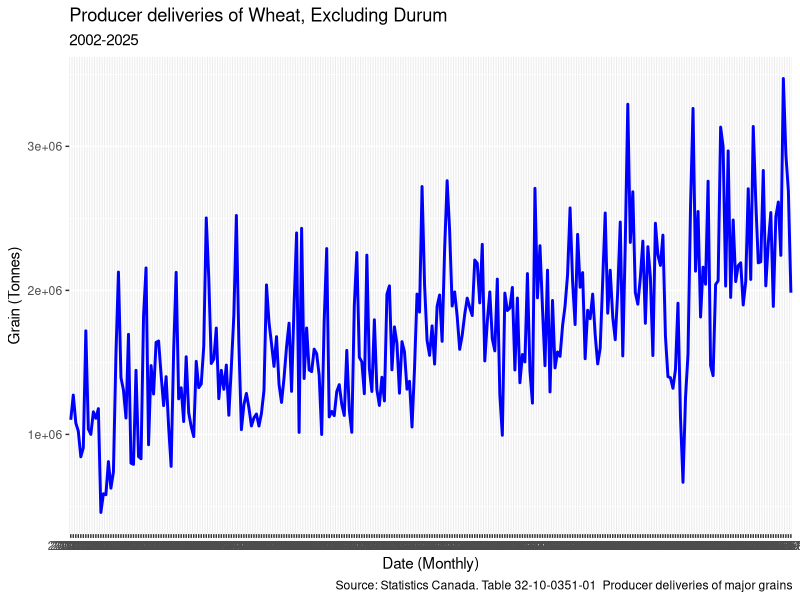
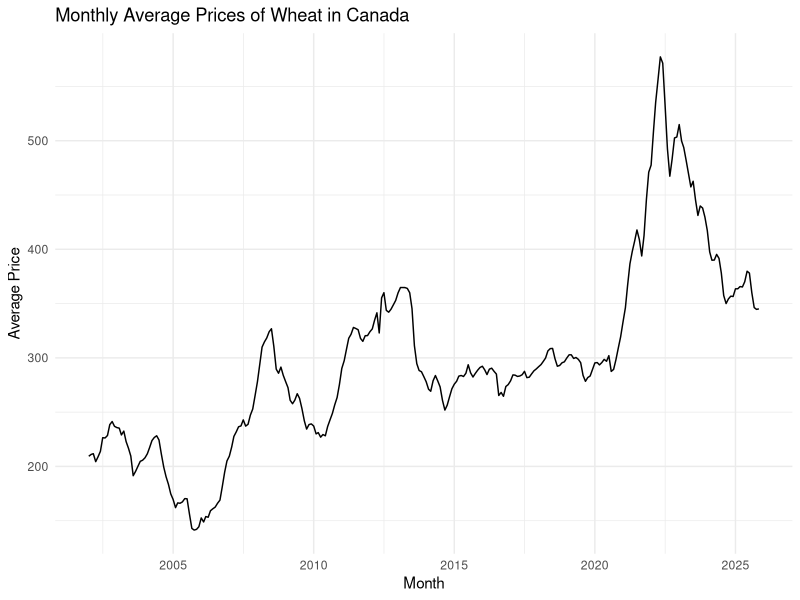
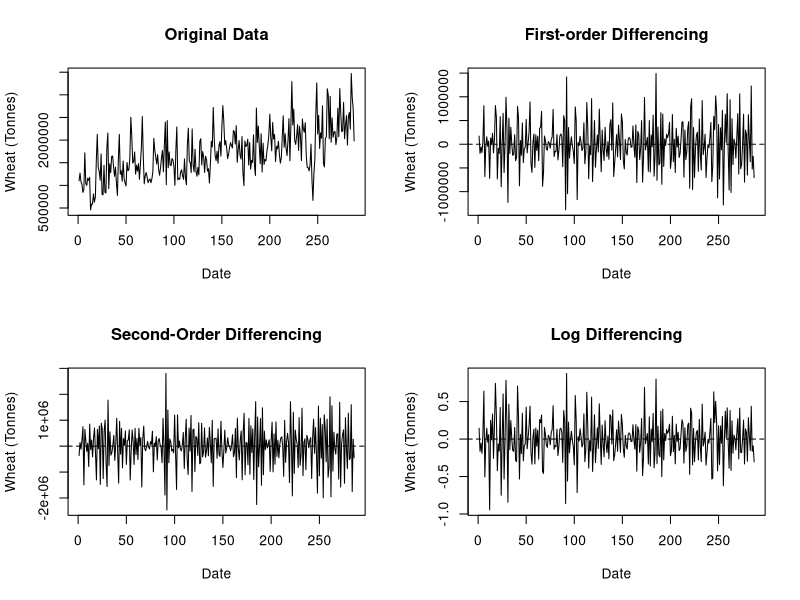
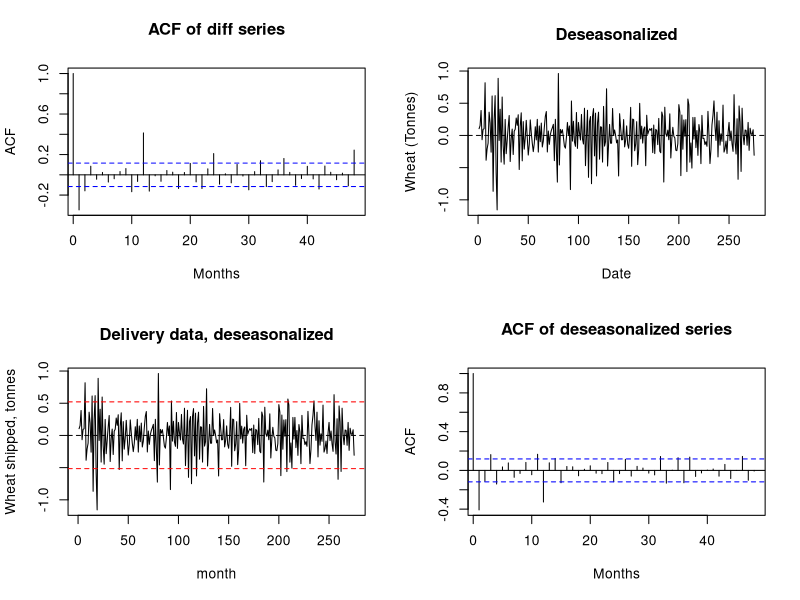
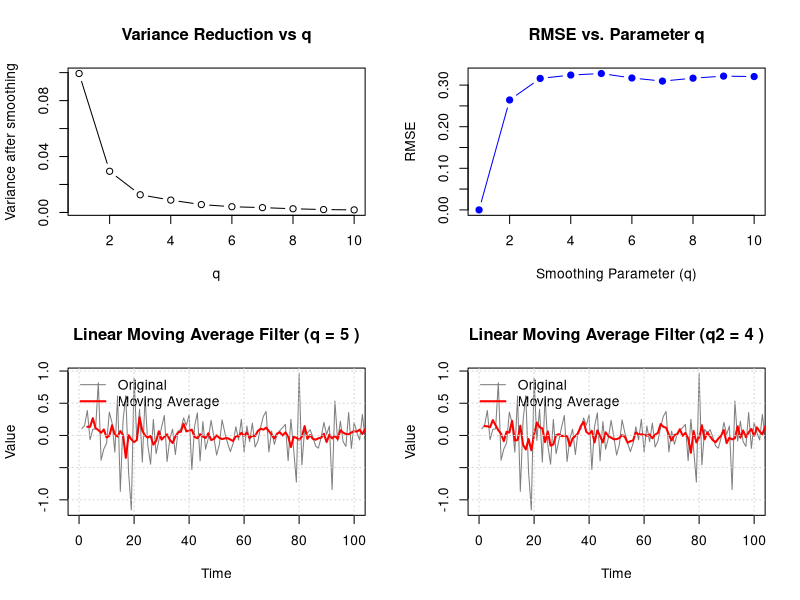

Reproduce these figures in R, in order. (Note: this script raises an error after producing the figures.)
## ---- chunk 1
knitr::opts_chunk$set(echo = TRUE)
## ---- chunk 2
summary(cars)

summary(mtcars)

library(dplyr)

## ---- chunk 3

library(readr)
price_data <- read_csv("3210007701_databaseLoadingData.csv")
head(price_data)
## ---- chunk 4
data2 <- read_csv("3210035101_databaseLoadingData_2.csv")
head(data2)
## ---- chunk 5
library(ggplot2)

delivery_data = data.frame(Date = data2$REF_DATE,
                           Value = as.numeric(data2$VALUE))

head(delivery_data)
p2 = ggplot(delivery_data, aes(x=Date, y = Value, group=1))+
             geom_line(color="blue", size=1)+
  labs(
    title = "Producer deliveries of Wheat, Excluding Durum",
    subtitle = "2002-2025",
    x = "Date (Monthly)",
    y = "Grain (Tonnes)",
    caption = "Source: Statistics Canada. Table 32-10-0351-01  Producer deliveries of major grains"
  ) 
print(p2)
## ---- chunk 6

library(dplyr)
library(ggplot2)
library(lubridate)

price_data <- price_data %>%
  mutate(date = as.Date(paste0(REF_DATE, "-01")))

price_data <- price_data %>%
  group_by(date) %>%
  summarize(
    avg_price_canada = mean(VALUE, na.rm = TRUE)
  ) %>%
  ungroup()

ggplot(price_data, aes(x = date, y = avg_price_canada)) +
  geom_line() +
  labs(
    title = "Monthly Average Prices of Wheat in Canada",
    x = "Month",
    y = "Average Price"
  ) +
  theme_minimal()
print(price_data)

## ---- chunk 7
delivery_data_D1 = diff(delivery_data$Value)
delivery_data_D2 = diff(delivery_data_D1)
delivery_data_D3 = diff(log(delivery_data$Value))

par(mfrow=c(2,2))

#Plot Original Graph
plot(delivery_data$Value, type = 'l', xlab = "Date", ylab = "Wheat (Tonnes)", main = "Original Data")
abline(h = 0, col = 'black', lty = 2)

# First-Order Differencing
plot( delivery_data_D1, type = 'l', xlab = 'Date', ylab = "Wheat (Tonnes)", main = "First-order Differencing")
abline(h = 0, col = 'black', lty = 2)

# Second-Order differencing
plot( delivery_data_D2, type = 'l', xlab = 'Date', ylab = "Wheat (Tonnes)", main = "Second-Order Differencing")
abline(h = 0, col = 'black', lty = 2)

# Third-Order differencing
plot( delivery_data_D3, type = 'l', xlab = 'Date', ylab = "Wheat (Tonnes)", main = "Log Differencing")
abline(h = 0, col = 'black', lty = 2)

#Log Differencing is the best option.
## ---- chunk 8
library(forecast)

acf(delivery_data_D3, 
    main="ACF of diff series",
    lag.max = 48,
    xlab = "Months",
    xlim=c(1,48)
  )

#There are periodic spikes in the ACF graph at multiples of 12 months, so we will use lag=12 to remove the seasonality.

delivery_data_deseasonalized=diff(delivery_data_D3, lag=12)



plot( delivery_data_deseasonalized, type = 'l', xlab = 'Date', ylab = "Wheat (Tonnes)", main = "Deseasonalized")
abline(h = 0, col = 'black', lty = 2)



## ---- chunk 9
mean=mean(delivery_data_deseasonalized)
varience = var(delivery_data_deseasonalized)

std_dev = sqrt(varience)

lower = qnorm(mean = mean, sd = std_dev, p=0.05)
upper = qnorm(mean = mean, sd = std_dev, p=0.95)

plot(delivery_data_deseasonalized, type = 'l', main = 'Delivery data, deseasonalized', xlab = 'month', ylab = "Wheat shipped, tonnes")
abline(h = 0, col = 'black', lty = 2)
abline(h = lower, col = 'red', lty = 2)
abline(h = upper, col = 'red', lty = 2)

#Check if 95% is within.
number=0
for(n in 1:length(delivery_data_deseasonalized)){
  if(delivery_data_deseasonalized[n]>upper){
    number=number+1
  }
  if(delivery_data_deseasonalized[n]<lower){
    number=number+1
  }
}
 number
 #26 out of 275 (about 9%) of the values lie outside this range. If the process is stationary, about 5% (13.75) should lie outside this interval on average.
 
 acf(delivery_data_deseasonalized, 
    main="ACF of deseasonalized series",
    lag.max = 48,
    xlab = "Months",
    xlim=c(1,48)
  )
 #Most of the values in the Autocorrelation function are close to 0, which implies that there is no autocorrelation.
 
## ---- chunk 10

library(zoo)

# Define q ranges
q_grid_var <- 1:10
q_grid_rmse <- 1:10

# Variance after smoothing
vars <- sapply(q_grid_var, function(q) {
  var(rollmean(delivery_data_deseasonalized, k = q, fill = NA), na.rm = TRUE)
})

plot(q_grid_var, vars, type = "b",
     xlab = "q", ylab = "Variance after smoothing",
     main = "Variance Reduction vs q")

# RMSE after smoothing
rmse_results <- sapply(q_grid_rmse, function(q) {
  sm <- rollmean(delivery_data_deseasonalized, k = q, fill = NA)
  sqrt(mean((delivery_data_deseasonalized - sm)^2, na.rm = TRUE))
})

plot(q_grid_rmse, rmse_results, type = "b", pch = 19, col = "blue",
     xlab = "Smoothing Parameter (q)", 
     ylab = "RMSE", 
     main = "RMSE vs. Parameter q")

# Apply chosen q, 2 plots to compare
q <- 5
q2 = 4

smoothed <- rollmean(delivery_data_deseasonalized, k = q, fill = NA)
smoothed2 <- rollmean(delivery_data_deseasonalized, k = q2, fill = NA)

zoom_start = 0
zoom_end = 100

plot(delivery_data_deseasonalized, type = "l",
     col = "gray50", lwd = 1,
     main = paste("Linear Moving Average Filter (q =", q, ")"),
     xlab = "Time", ylab = "Value",
     xlim = c(zoom_start, zoom_end))

lines(smoothed, col = "red", lwd = 2)

legend("topleft",
       legend = c("Original", "Moving Average"),
       col = c("gray50", "red"),
       lwd = c(1, 2),
       bty = "n")

grid()

#Second plot to compare with


plot(delivery_data_deseasonalized, type = "l",
     col = "gray50", lwd = 1,
     main = paste("Linear Moving Average Filter (q2 =", q2, ")"),
     xlab = "Time", ylab = "Value",
     xlim = c(zoom_start, zoom_end))

lines(smoothed2, col = "red", lwd = 2)

legend("topleft",
       legend = c("Original", "Moving Average"),
       col = c("gray50", "red"),
       lwd = c(1, 2),
       bty = "n")

grid()

## ---- chunk 11
 acf(delivery_ts, 
    main="ACF of deseasonalized series",
    lag.max = 48,
    xlab = "Months",
    xlim=c(1,48)
  )
## ---- chunk 12

library(forecast)




# Suppose your time series is called 'ts_data'

# Grid of alpha values to test
alpha_values <- seq(0.1, 0.5, by = 0.05)

# Function to compute MSE for a given alpha
mse_for_alpha <- function(alpha) {
  model <- ses(delivery_data_deseasonalized, alpha = alpha, initial = "simple", h = 1)
  mean((delivery_data_deseasonalized - fitted(model))^2)
}

# Compute MSE for each alpha
errors <- sapply(alpha_values, mse_for_alpha)

# Find alpha with the minimum MSE
best_alpha <- alpha_values[which.min(errors)]
best_alpha


alpha_value <- 0.5
exp_series <- ses(delivery_data_deseasonalized, alpha = alpha_value, initial = "simple")$fitted

plot(delivery_data_deseasonalized, type = "l",
     col = "gray50", lwd = 1,
     main = "Exponential Smoothing Filter",
     xlab = "Time", ylab = "Value")

lines(exp_series, col = "blue", lwd = 2)

legend("topleft",
       legend = c("Original", "Exponential Smoothed"),
       col = c("gray50", "blue"),
       lwd = c(1, 2),
       bty = "n")

grid()

alpha_value <- 0.5
exp_series <- ses(delivery_data_deseasonalized, alpha = alpha_value, initial = "simple")$fitted

# Define your zoom window here
zoom_start <- 100
zoom_end <- 150

plot(delivery_data_deseasonalized, type = "l",
     col = "gray50", lwd = 1,
     main = "Exponential Smoothing Filter (Zoomed View)",
     xlab = "Time", ylab = "Value",
     xlim = c(zoom_start, zoom_end)) # This line performs the "slice"

lines(exp_series, col = "blue", lwd = 2)

legend("topleft",
       legend = c("Original", "Exponential Smoothed"),
       col = c("gray50", "blue"),
       lwd = c(1, 2),
       bty = "n")

grid()



## ---- chunk 13
zoom_start = 100
zoom_end = 150

plot(delivery_data_deseasonalized, type = "p",
     col = "gray60", pch = 16, cex = 0.6,
     main = "Comparison of Filtering Techniques",
     xlab = "Time", ylab = "Value",
     xlim = c(zoom_start, zoom_end))

lines(smoothed, col = "red", lwd = 2)
lines(exp_series, col = "blue", lwd = 2)

legend("topleft",
       legend = c("Original", "Moving Average", "Exponential Smoothing"),
       col = c("gray60", "red", "blue"),
       pch = c(16, NA, NA),
       lwd = c(NA, 2, 2),
       pt.cex = c(0.8, NA, NA),
       bty = "n")

grid()






## ---- chunk 14
#with lab

delivery_ts <- ts(data2$VALUE,
                  start = c(2002,1), # Start year and month: January 2002
                  frequency = 12) # 12 observations per year (monthly data)


# Define moving average filter function
moving_average <- function(X, q) {
  N <- length(X)              # Length of input series
  weight <- 1 / (2 * q + 1)   # Equal weights for symmetric MA
  indices <- (q+1):(N-q)      # Indices where filter can be applied
  X_filt <- rep(NA, N)        # Initialize output with NAs
  
  # Apply moving average filter
  for (i in indices) {
    X_filt[i] <- sum(X[(i-q):(i+q)] * weight)
  }
  return(X_filt)               # Return filtered series
}

# Apply moving average to your existing time series
X_filt1 <- ts(moving_average(delivery_ts, 6),
              start = start(delivery_ts),
              frequency = frequency(delivery_ts))

X_filt2 <- ts(moving_average(delivery_ts, 12),
              start = start(delivery_ts),
              frequency = frequency(delivery_ts))


zoom_start <- 1
zoom_end <- 100

delivery_zoom <- window(delivery_ts, end = time(delivery_ts)[zoom_end])
X_filt1_zoom <- window(X_filt1, end = time(X_filt1)[zoom_end])
X_filt2_zoom <- window(X_filt2, end = time(X_filt2)[zoom_end])


plot.ts(delivery_zoom,
        main = 'Delivery Data Deseasonalized (First 100 Obs)',
        xlab = 'Time',
        ylab = 'Values')

lines(X_filt1_zoom, col = 'red', lwd = 2)
lines(X_filt2_zoom, col = 'blue', lwd = 2)

abline(h = 0, col = 'black', lty = 2)

legend("topright",
       legend = c("Original", "q=2", "q=10"),
       col = c('black', 'red', 'blue'),
       lty = 1,
       lwd = 2)




# Plot original series and filtered versions
plot.ts(delivery_ts,
        main = 'Delivery Data Deseasonalized',
        xlab = 'Time',
        ylab = 'Values')
lines(X_filt1, type = 'l', col = 'red')   # Add MA(q=2) in red
lines(X_filt2, type = 'l', col = 'blue')  # Add MA(q=12) in blue
abline(h = 0, col = 'black', lty = 2)     # Reference line at 0
legend("topright",
       legend = c("Original", "q=2", "q=12"),
       col = c('black', 'red', 'blue'),
       lty = 1,
       lwd = 2)
